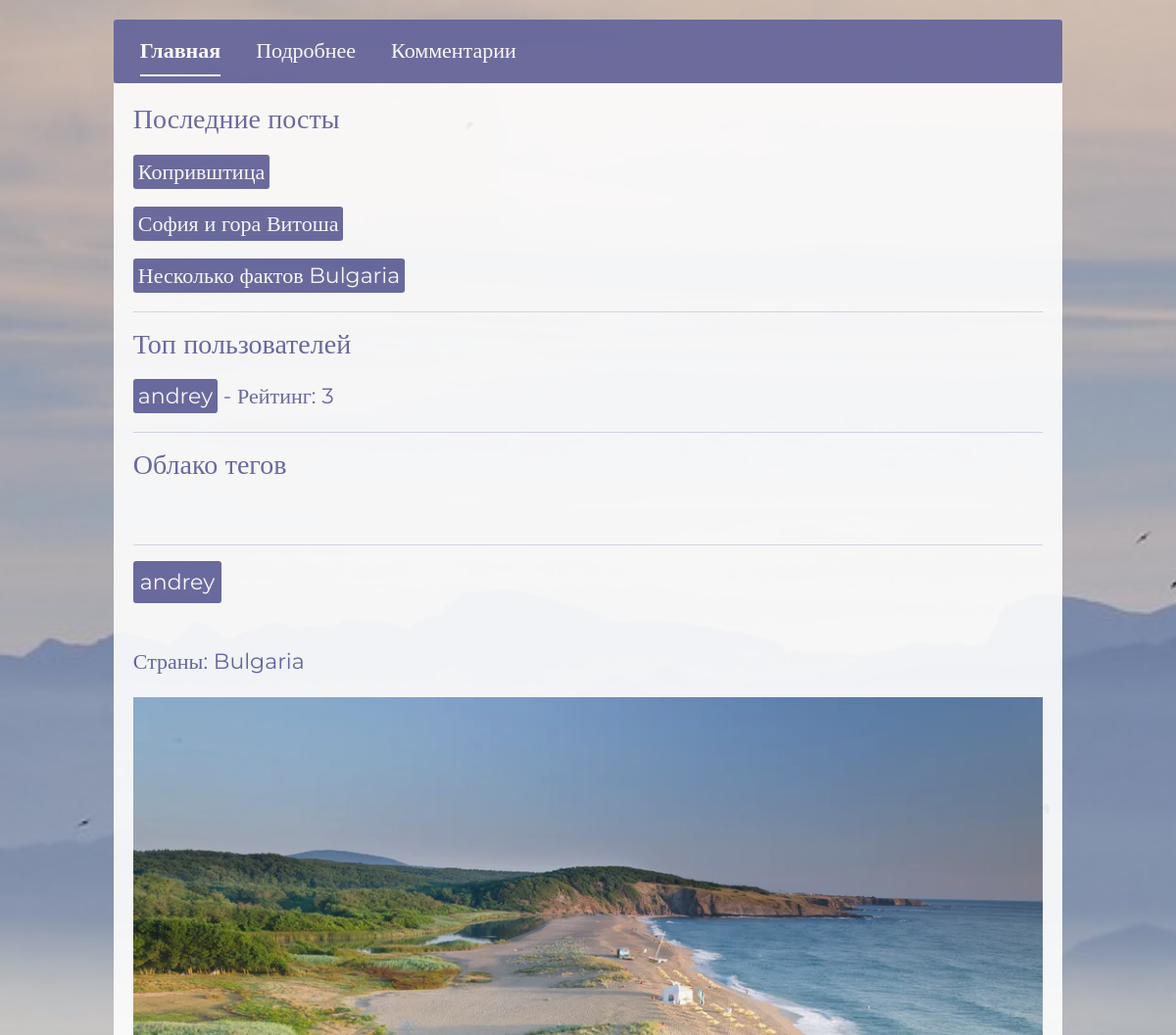
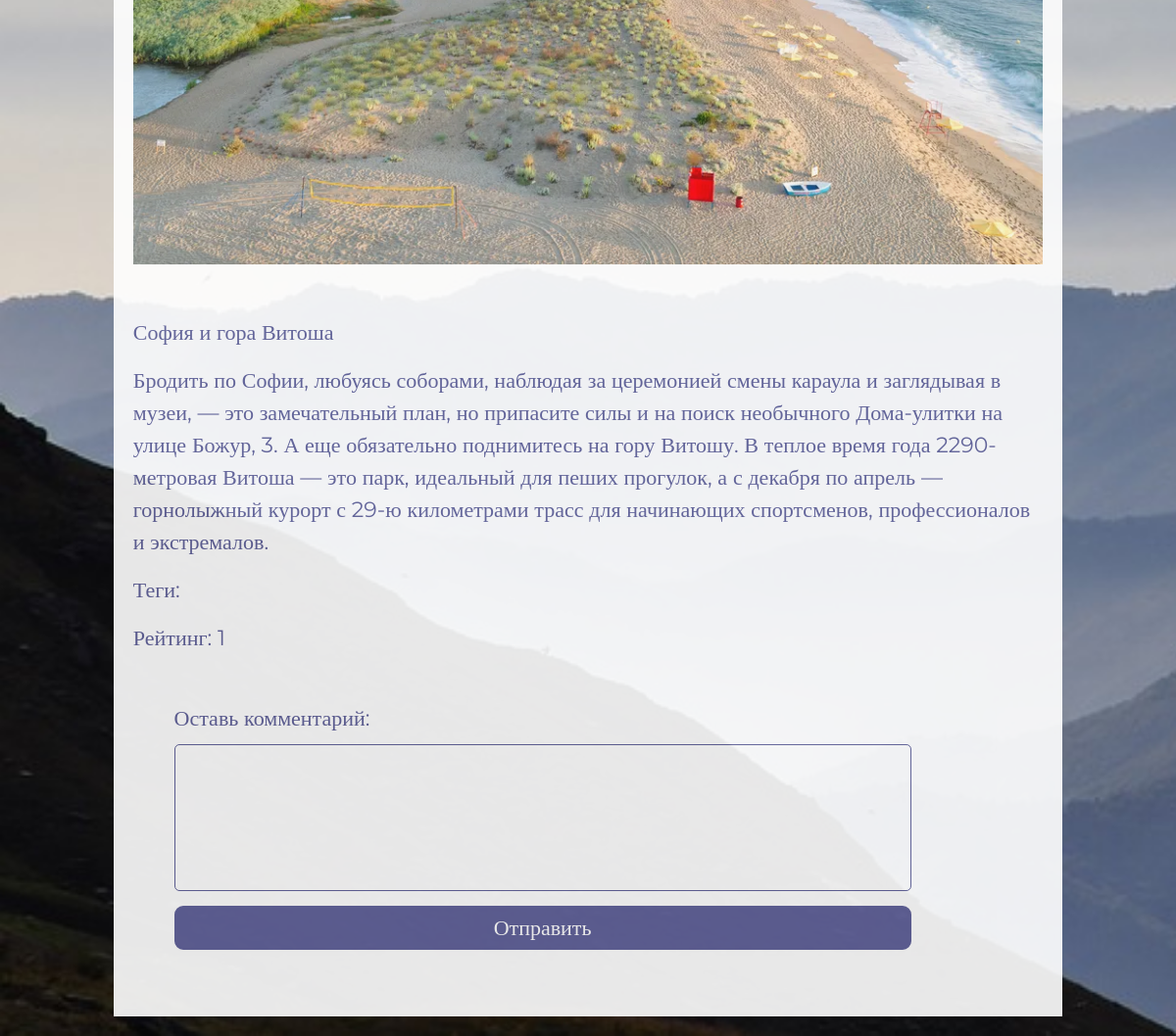
The app's page /post/2/ (signed in) with its own data (2 pictures, top to bottom).
### user/models.py (models this page shows, shortened)
class Post(models.Model):
    create_date = models.DateTimeField(auto_now_add=True)
    author = models.ForeignKey(User, on_delete=models.CASCADE,  verbose_name='Автор', blank=False, null=True, related_name='posts')
    countries = models.ManyToManyField(Country, blank=False, null=True, verbose_name="Страны")
    subject = models.CharField(max_length=255, blank=False, null=True, verbose_name='Тема')
    body = models.TextField(validators=[MinLengthValidator(3)], blank=False, null=True, verbose_name='Тело поста')
    photos = models.ManyToManyField(Photo, blank=True, verbose_name='Фотографии')
    tags = models.ManyToManyField(Tag, blank=True, verbose_name='Теги')
    rating = models.IntegerField(default=0, verbose_name='Рейтинг')
    class Meta:
        verbose_name = 'Пост'
        verbose_name_plural = 'Посты'

class Profile(models.Model):
    user = models.OneToOneField(User, on_delete=models.CASCADE, verbose_name='Пользователь')
    countries_interest = models.ManyToManyField(Country, blank=True, verbose_name="Интересующие страны")
    post_count = models.IntegerField(default=0, verbose_name='Количество постов')
    followers = models.ManyToManyField(User, related_name='following', blank=True, verbose_name='Подписчики')
    followers_count = models.IntegerField(default=0, verbose_name='Количество подписчиков')
    is_create = models.BooleanField(default=True, verbose_name='Создавать посты')
    is_blocked = models.BooleanField(default=False, verbose_name='Заблокирован')
    class Meta:
        verbose_name = 'Профиль'
        verbose_name_plural = 'Профили'

class Photo(models.Model):
    image = models.ImageField(upload_to='post_photos/', validators=[validate_image_size], verbose_name='Фото')
    class Meta:
        verbose_name = 'Фото'
        verbose_name_plural = 'Фотки'

### country/models.py (models this page shows, shortened)
class Country(models.Model):
    name = models.CharField(max_length=255, verbose_name='Название страны')
    top_level_domain = models.CharField(max_length=255, blank=True, verbose_name='Топ-уровневый домен')
    alpha2_code = models.CharField(max_length=255, unique=True, verbose_name='Двухбуквенный код страны')
    alpha3_code = models.CharField(max_length=255, unique=True, verbose_name='Трехбуквенный код страны')
    calling_code = models.CharField(max_length=255, blank=True, verbose_name='Телефонный код')
    capital = models.CharField(max_length=255, blank=True, verbose_name='Столица')
    alt_spellings = models.TextField(blank=True, verbose_name='Альтернативные написания')
    region = models.CharField(max_length=255, blank=True, verbose_name='Регион')
    class Meta:
        verbose_name = 'Страна'
        verbose_name_plural = 'Страны'

### user/views.py (the view)
# urls.py: path('post/<int:pk>/', views.post_detail_view, name='post_detail'),
@login_required
def post_detail_view(request, pk):
    profile = Profile.objects.get(user=request.user)
    blocked_response = check_user_blocked(profile)
    if blocked_response:
        return blocked_response
    form = CommentForm()
    post = get_object_or_404(Post, id=pk)
    is_following = False
    if request.user.is_authenticated:
        author_profile = get_object_or_404(Profile, user=post.author)
        is_following = author_profile.followers.filter(id=request.user.id).exists()
    context = {
        'form': form,
        'post': post,
        'is_following': is_following,
        'active_link': 'post_detail',
    }
    return render(request, 'user/post_detail.html', context)

### user/forms.py
class CommentForm(forms.ModelForm):
    body = forms.CharField(
        label='Тело поста',
        widget=forms.Textarea(attrs={'rows': 1, 'cols': 20}),
        required=True,
        validators=[MinLengthValidator(3)]  # Убедитесь, что это импортировано
    )
    class Meta:
        model = Comment
        fields = ['body']

### user/context_processors.py (called while the page is built)
def global_context(request):
    latest_posts = Post.objects.order_by('-create_date')[:3]
    tag_cloud = Tag.objects.all()
    top_users = Profile.objects.annotate(
        posts_count=Count('user__posts'),
        total_rating=Sum('user__posts__rating')
    ).filter(total_rating__gt=0).order_by('-total_rating')[:5]
    return {
        'latest_posts': latest_posts,
        'tag_cloud': tag_cloud,
        'top_users': top_users,
    }

### user/permissions.py (called while the page is built)
def check_user_blocked(profile):
    if profile.is_blocked:
        return HttpResponse("Ваш аккаунт заблокирован. Вы не можете создавать посты.", status=403)
    return None

### templates/user/post_detail.html (shortened to what this page needs)
{% extends 'base.html' %}
{% block extra_css %}
    {% load static %}
    <link rel="stylesheet" href="{% static 'css/post_detail.css' %}">
{% endblock %}
{% block content %}
    <div id="wrapper">
        <div id="index-nav">
            <ul class="nav nav-underline">
              <li class="nav-item" id="index-nav-item">
                <a id="index-link" class="nav-link active" aria-current="page" href="{% url 'index'%}">Главная</a>
              </li>
              <li class="nav-item" id="index-nav-item">
                <a id="index-link" class="nav-link" aria-current="page" href="{% url 'post_detail' post.id %}">Подробнее</a>
              </li>
              <li class="nav-item" id="index-nav-item">
                <a id="index-link" class="nav-link" href="{% url 'post_comments' post.id %}">Комментарии</a>
              </li>
            </ul>
        </div>
        <div id="lenta">
            {% include 'commom_info.html' %}
        </div>
        {% if active_link == 'post_detail' %}
            <div id="lenta">
                <hr>
                <div id="author">
                    <a href="#">{{post.author }}</a>
                </div>
                <br>
                <div id="country">
                    {% if post.countries.exists %}
                        <p>Страны:
                            {% for country in post.countries.all %}
                                {{ country.name }}{% if not forloop.last %}, {% endif %}
                            {% endfor %}
                        </p>
                    {% else %}
                        <p>Страны не указаны</p>
                    {% endif %}
                </div>
                <div id="img">
                    {% if post.photos.exists %}
                        <img src="{{ post.photos.first.image.url }}" alt="photo">
                    {% else %}
                            <p>Фотографии не загружены</p>
                    {% endif %}
                </div>
                <br>
                <div id="subject">
                    <p>
                        {{post.subject }}
                    </p>
                </div>
                <div id="info-text">
                    <p>
                        {{post.body }}
                    </p>
                </div>
                <div id="teg">
                    {% if post.countries.exists %}
                        <p>Теги:
                        </p>
                    {% else %}
                        <p>Теги не указаны</p>
                    {% endif %}
                </div>
                <div id="rating-{{ post.id }}">
                    <p>Рейтинг: <span class="rating-value">{{ post.rating }}</span></p>
                </div>
                {% if request.user.is_authenticated %}
                    <br>
                    <div id="add_comment">
                        <form method="post" action="{% url 'add_comment' post.id %}">
                            <div id="input-group">
                                <label for="{{ form.body.id_for_label }}">Оставь комментарий:</label>
                                    {{ form.body }}
                            </div>
                            <div id="form-button">
                                <button type="submit">Отправить</button>
                            </div>
                        </form>
                    </div>
                {% endif %}
                <br>
            </div>
        {% endif %}
    </div>
{% endblock %}

### templates/commom_info.html (shortened to what this page needs)
<div id="top-info">
    <h3>Последние посты</h3>
    {% for post in latest_posts %}
        <div id="link_posts">
            <a href="{% url 'post_detail' post.id %}">{{post.subject}}</a>
        </div>
    {% endfor %}
    <hr>
    <h3>Топ пользователей</h3>
    {% for user in top_users %}
        <div id="link_users">
            <a href="{% url 'profile_detail' user.user.id %}">{{user.user.username}}</a> - Рейтинг: {{ user.total_rating }}
        </div>
    {% endfor %}
    <hr>
    <h3>Облако тегов</h3>
</div>

### static/css/base.css (style rules this page uses)
x1html, body, div, span, applet, object, iframe, h1, h2, h3, h4, h5, h6, p, blockquote, pre, a, abbr, acronym, address, big, cite, code, del, dfn, em, img, ins, kbd, q, s, samp, small, strike, strong, sub, sup, tt, var, b, u, i, center, dl, dt, dd, ol, ul, li, fieldset, form, label, legend, table, caption, tbody, tfoot, thead, tr, th, td, article, aside, canvas, details, embed, figure, figcaption, footer, header, hgroup, menu, nav, output, ruby, section, summary, time, mark, audio, video { margin: 0; padding: 0; border: 0; font-size: 100%; font: inherit; vertical-align: baseline; }
body { line-height: 1; }
ol, ul { list-style: none; }
html { box-sizing: border-box; }
*, *::before, *::after { box-sizing: inherit; }
#body { height: auto !important; background-image: url(../img/mountains-3699372_1280.jpg); background-repeat: no-repeat; background-size: cover; font-family: 'Montserrat'; font-size: 22px; font-weight: 400; color:#000000; display: flex; justify-content: center; align-items: center; }
#input-group { display: flex; flex-direction: column; margin-bottom: 10px; }
#input-group label { margin-bottom: 10px; color: #62639B; }
#form-button button { width: 350px; height: 45px; background-color:#62639B; border-radius: 9px; border: 2px solid #62639B; color:white; }
#wrapper { display: flex; flex-direction: column; align-items: center; justify-content: center; margin: 0 auto; padding: 20px; }
#wrapper #index-nav { width: 90%; height: auto; background-color: #62639B; padding: 5px; border-radius: 3px; border: 2px solid #62639B; text-align: center; opacity: 0.9; }
#lenta { width: 90%; background-color: white; opacity: 0.9; padding: 20px; color: #62639B; }
#author { display: flex; justify-content: space-between; align-items: center; margin-bottom: 10px; }
#author a { margin-right: 20px; text-decoration: none; color: white; background-color: #62639B; padding: 3px 5px; border-radius: 3px; border: 2px solid #62639B; }
#index-nav-item { margin-left: 20px; }
#index-link { color: white; }
#top-info div { margin-top: 20px; margin-bottom: 20px; }
#top-info div a { text-decoration: none; color: white; background-color: #62639B; padding: 4px 5px; border-radius: 3px; }

### static/css/post_detail.css (style rules this page uses)
#img { display: flex; justify-content: center; align-items: center; position: relative; margin: 20px 0; }
#img img { width: 100%; height: auto; object-fit: cover; }
#add_comment { display: flex; flex-direction: column; align-items: center; justify-content: center; width: 90%; height: auto; }
#add_comment form { width: 90%; height: auto; }
#form-button { margin-top: 15px; margin-bottom: 15px; }
#form-button button { width: 100%; height: 45px; background-color:#62639B; border-radius: 9px; border: 2px solid #62639B; color:white; }
textarea { resize: none; width: 100%; height: 150px; padding: 10px; border: 1px solid #62639B; border-radius: 5px; color: #62639B; font-size: 16px; }

### records on screen
Post: subject "Копривштица"
Post: subject "София и гора Витоша", author "andrey", photos.first.image (picture), body "Бродить по Софии, любуясь соборами, наблюдая за церемонией смены караула и заглядывая в музеи, — это замечательный план, но припасите силы и на поиск необычного Дома-улитки на улице Божур, 3. А еще обязательно поднимитесь на гору Витошу. В теплое время года 2290-метровая Витоша — это парк, идеальный для пеших прогулок, а с декабря по апрель — горнолыжный курорт с 29-ю километрами трасс для начинающих спортсменов, профессионалов и экстремалов.", rating "1"
Post: subject "Несколько фактов Bulgaria"
Profile: user.username "andrey", total_rating "3"
Country: name "Bulgaria"
